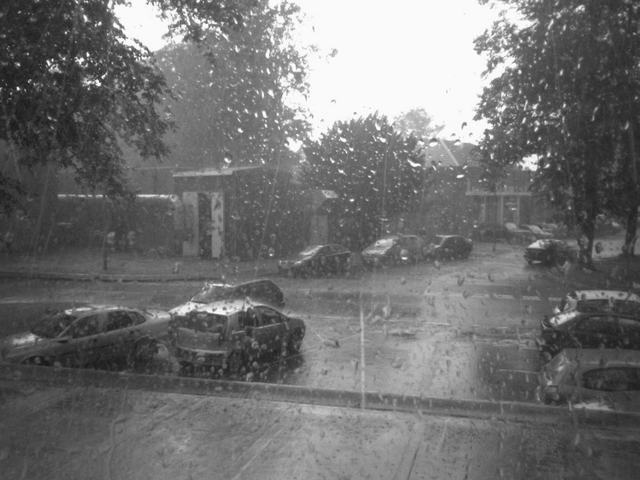
//> input picture assingment_things/testing.png, 640 x 480 px
$ ./main ../assingment_things/testing.png ../assingment_things/colour_carrier.png   (built with g++ and OpenCV 4)
//> lines starting //> are read from the running program, lines starting //| are printed output that depends on the picture
/*	this is the encoder for Part D from the image processing analysis assignemtn
*
*	This program is able to take a colord image and scrables, adds noise and encodes
*	it in a nother image for it not to be seen.
*
*	to run this just run the exe in the command promt with the parameters of the
*	image path that you want as a carrier and the image path of the image you want
*	to encrypt. it will ask for a pass word to set so that when decoding it can
*	see you have access to the message
*
*	hash funciiton isnt mine site on where to find it can be found in the function
*
*	 bare in mind that this part my be abiit slow with larger images as its got litteral thousands of operations to do
*/
#include <iostream>
#include <opencv2/opencv.hpp>
#include <vector>

//declaration for all function
cv::Mat make_noise(cv::Mat& to_encrypt, cv::RNG& rng, double sigma);
void add_noise(cv::Mat& img, cv::Mat& noise);
void flatten_shuffle(std::vector<cv::Point3i>& flat_coord, std::vector<int>& swap_coord,
					 cv::RNG& rng, cv::Mat& img);
void encode(cv::Mat& carrier, cv::Mat& to_encrypt);
unsigned long hash(const char *str);

int main(int argc, char** argv) {
	// if doesnt have the right arguments it doesnt run.
	if (argc != 3) {
		std::cout << "Not the right number of ar" << std::endl; //displays message
		return -1; //terminates
	}

	//loads and checks image
	cv::Mat carrier= cv::imread(argv[1], CV_LOAD_IMAGE_COLOR);
//> carrier is the input picture: 480 rows x 640 cols, CV_8UC3; min 17, max 255, mean 112.9
	if (carrier.empty()) {
		std::cout << "carrier img cant be loaded, check if path is correct " << std::endl; //disalys message
		return -1; //terminates
	}

	//load and chaks image
	cv::Mat to_encrypt = cv::imread(argv[2], CV_LOAD_IMAGE_COLOR);
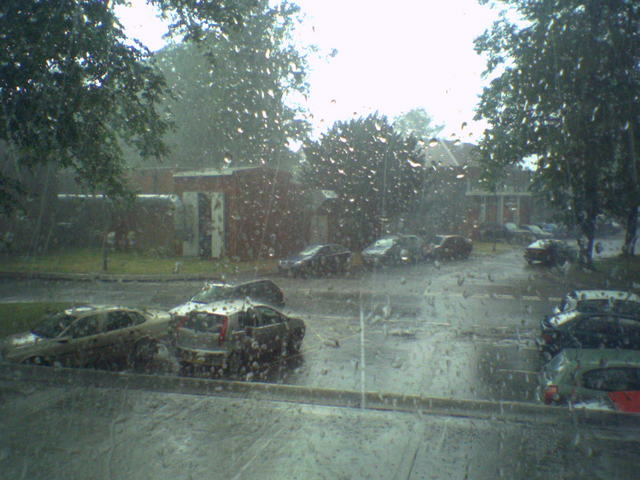
//> input picture assingment_things/colour_carrier.png, 640 x 480 px
//> to_encrypt is the input picture: 480 rows x 640 cols, CV_8UC3; mean B, G, R 112.9, 117.1, 104.5
	if (carrier.empty()) {
		std::cout << " img to encrypt cant be loaded, check if path is correct " << std::endl; //display error message
		return -1; //terminates
	}

	//makes password
	std::string pass;
	std::cout << "please give your password: ";
	std::getline(std::cin, pass);
//> the answer given: ../assingment_things/colour_carrier.png
	unsigned long hash_number = hash(pass.c_str()); //gets a seend number

	//sets rng using seed number
	cv::RNG rng(hash_number);

	// makes noise usng rng class
	cv::Mat noise = make_noise(to_encrypt, rng, 10.0);

	//inverts image to encrypt
	to_encrypt = (cv::Vec3b(255, 255, 255) - to_encrypt);

	//adds noise to the image to encrypt
	add_noise(to_encrypt, noise);

	//initializes vectors to store flat image and indexs to swap coords wiith
	std::vector<cv::Point3i> flat_coords;
	std::vector<int> swap_coords;

	//before shuffle show
	cv::namedWindow("shuffle_before");
	cv::imshow("shuffle_before", to_encrypt);
	cv::imwrite("../Visual/Part_D_encoder_visual/to_encrypt_before_shuffle.png",to_encrypt);

	//flattens and shuffles image
	flatten_shuffle(flat_coords, swap_coords, rng, to_encrypt);
	cv::namedWindow("shuffle_After");
	cv::imshow("shuffle_After", to_encrypt);
	cv::imwrite("../Visual/Part_D_encoder_visual/to_encrypt_after_shuffle.png",to_encrypt);

	//encrypts into carrier img
	encode(carrier, to_encrypt);
	cv::namedWindow("after encrypt");
	cv::imshow("after encrypt", carrier);


	//waits for key press
	cv::waitKey(0);
	cv::destroyAllWindows();

	//saves image in this location
	cv::imwrite("../outputs/Part_D_encoded.png", carrier);
	cv::imwrite("../Visual/Part_D_encoder_visual/Part_D_encoded.png",carrier);

	return 0;
}


cv::Mat make_noise(cv::Mat& to_encrypt, cv::RNG& rng, double sigma) {
//> called with sigma = 10
	//makes noise from RNG with given seed
	cv::Mat emtpy(to_encrypt.rows, to_encrypt.cols, CV_8UC3, cv::Scalar(0, 0, 0)); //sets a emtpy image to put noise

	//goes through all channels and pixels and sets a value
	for (int x = 0; x < emtpy.rows; x++) {
		for (int y = 0; y < emtpy.cols; y++) {
			for (int i = 0; i < 3; i++) {
				int val = emtpy.at<cv::Vec3b>(x, y)[i];
				int gaus =  rng.gaussian(sigma);

				//deals with over flow (doesnt really matter now that i think of it)... yes im abit lazy to change it right now (hope that made you laugh)
				if((val + gaus) >255){
					emtpy.at<cv::Vec3b>(x, y)[i] = 255;
				}
				else {
					emtpy.at<cv::Vec3b>(x, y)[i] = val + gaus;
				}
			}
		}
	}
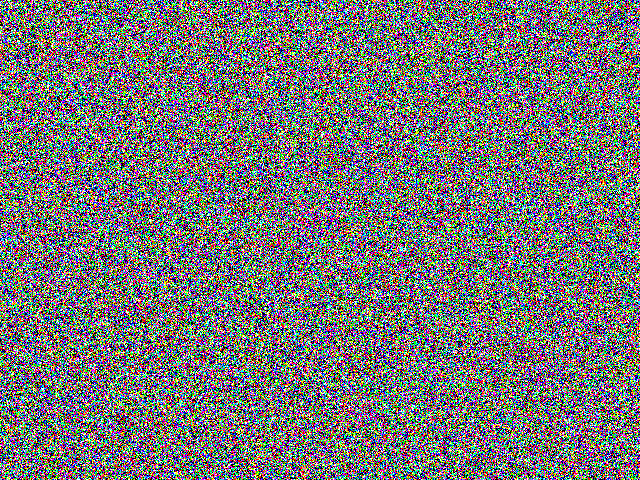
//> emtpy: 480 rows x 640 cols, CV_8UC3; mean B, G, R 118, 118, 117.9
//> (the run ends here: the program stops with an error, at `to_encrypt = (cv::Vec3b(255, 255, 255) - to_encrypt);`)
